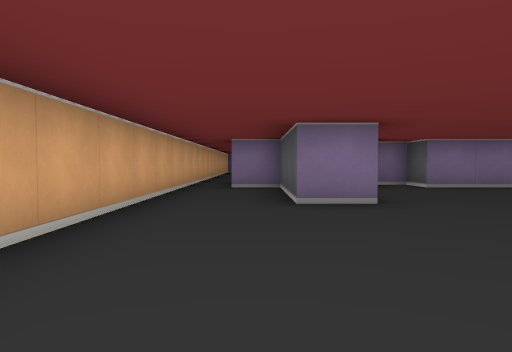
view 1 (above)

13 first-person views from a walk through a cub3D maze. The camera is about half as high as the walls, tilts 2° down and sees 70° across. The floor is counted in squares. Each view is taken from the middle of a square. On the plan, view 1 faces up. The plan holds only what a view shows up to about 9 squares ahead; the rest is blank. The place goes on beyond the plan.

view 2
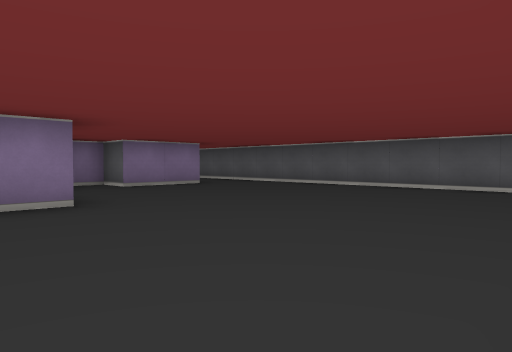

view 3
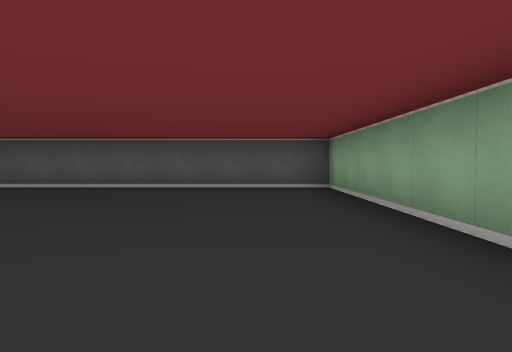

view 4
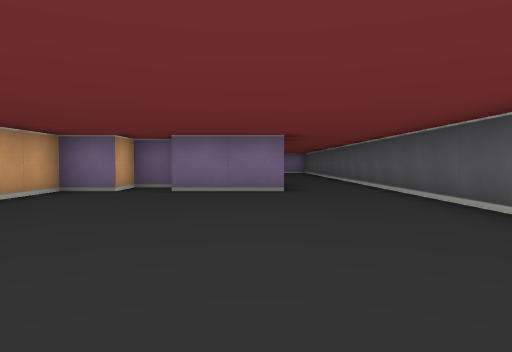

view 5
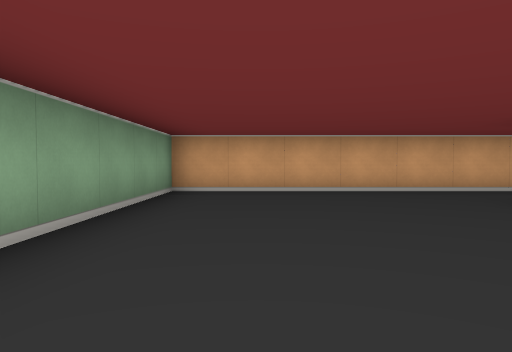

view 6
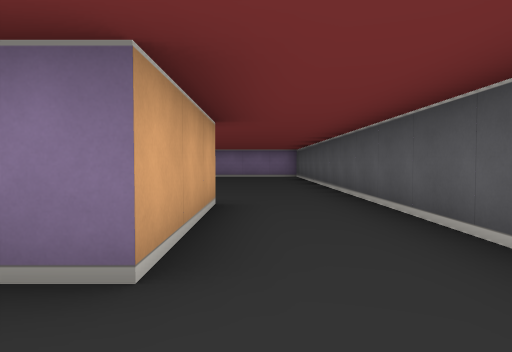

view 7
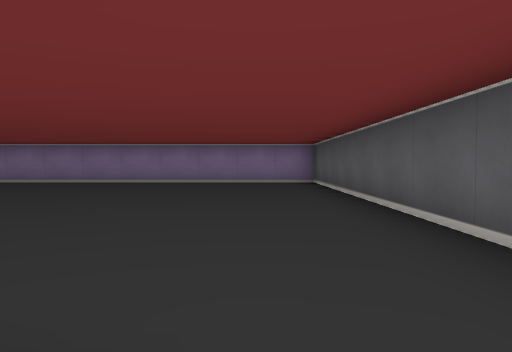

view 8
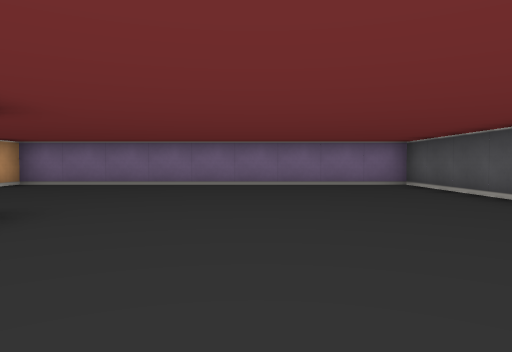

view 9
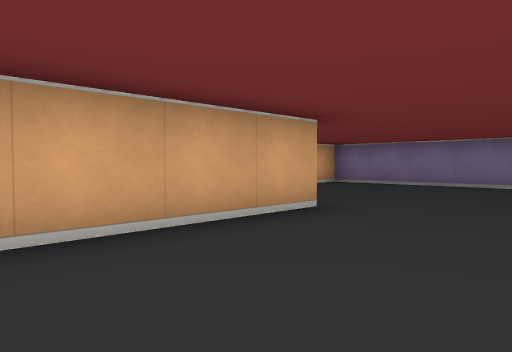

view 10
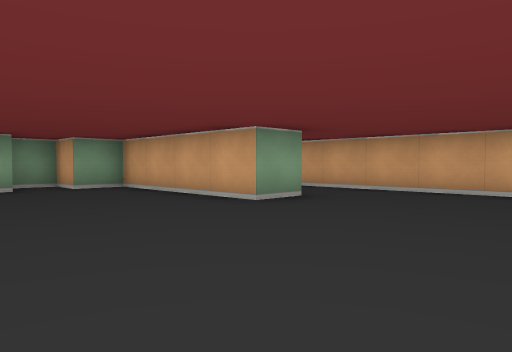

view 11
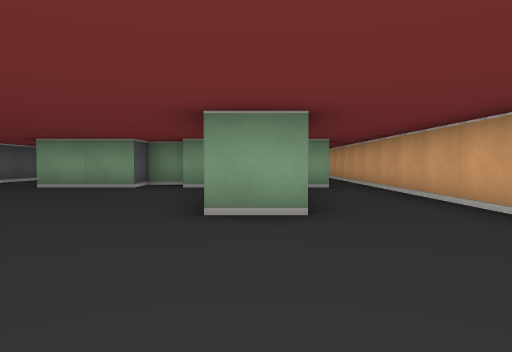

view 12
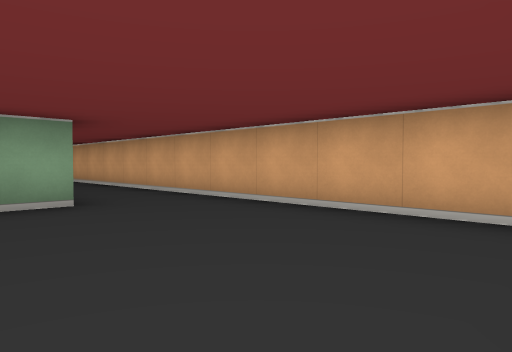

view 13
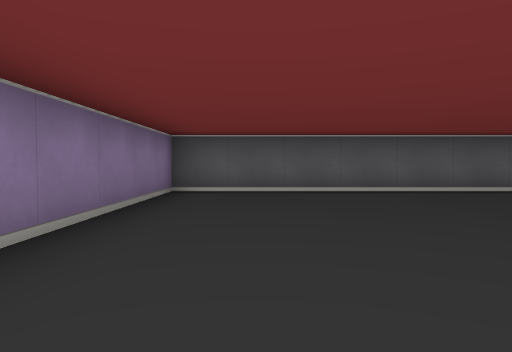

### Floor plan
Ten units are one square. View 1 is at (0, 0); x grows to the right and y downward. Boxes are objects, and circles mark ways between rooms. Rooms are numbered by the first view taken in them; rooms with no view inside come last. Other rooms are left out.
<svg viewBox="-20 -200 100 210">
<path fill="none" stroke="#000" d="M16 -45 5 -45 5 -75 -5 -75M55 -105 55 -75 35 -75 35 -85 25 -85 25 -75 15 -75 15 -59M-15 -105 -15 5 75 5 75 -105M4 -145 15 -145 15 -105 25 -105 25 -95 35 -95 35 -105 55 -105M-6 -105 0 -105M75 -105 75 -195 -15 -195 -15 -105"/>
<circle cx="-10" cy="-100" r="3" fill="#2a7"/>
<circle cx="65" cy="-100" r="3" fill="#2a7"/>
<text x="30" y="-40">1</text>
<text x="30" y="-150">2</text>
</svg>
Room 1 opens to room 2.

Where each view was taken, in squares from view 1:
view 1: 0 up, 0 right, facing up
view 2: 0 up, 0 right, facing up-right
view 3: 1 up, 0 right, facing right
view 4: 1 up, 5 right, facing up
view 5: 1 up, 5 right, facing left
view 6: 6 up, 6 right, facing up
view 7: 10 up, 6 right, facing up
view 8: 11 up, 4 right, facing up
view 9: 11 up, 4 right, facing up-left
view 10: 18 up, 5 right, facing down-left
view 11: 18 up, 1 right, facing down
view 12: 19 up, 2 right, facing down-left
view 13: 18 up, 1 right, facing right
